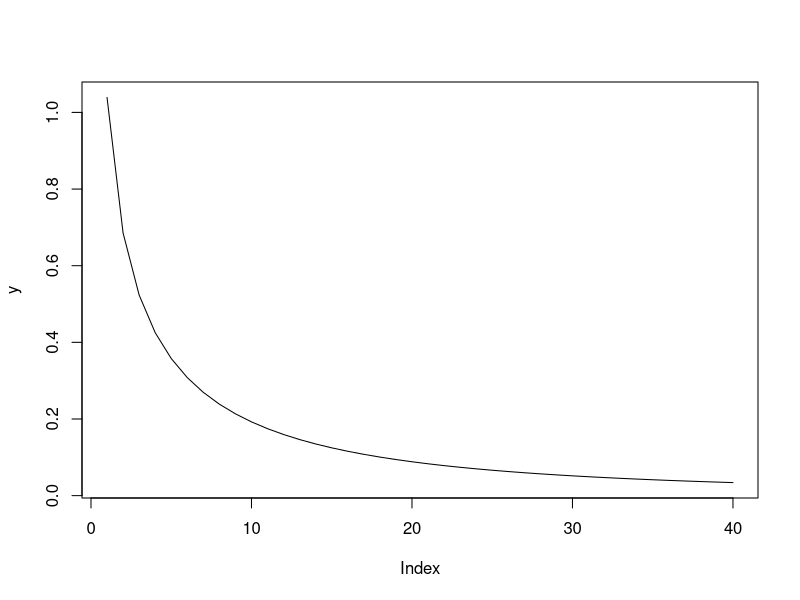

The R script that drew this image:
x <- seq(from = 0.1, to = 4, by = 0.1)
y <- df(x, 1.0, 2.0)
plot(y, type="l")
c <- pf(4, 1.0, 2.0)
b <- beta(c(1.0,2.0, 3.0), 2.0)